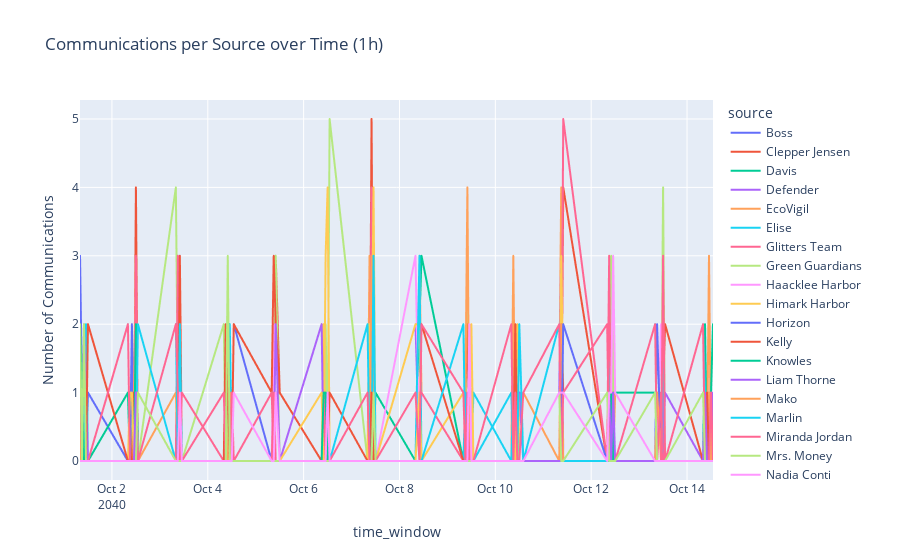

Notebook code cell kept with this figure:
### Code cell
df = pd.DataFrame(communications_data)
df['timestamp'] = pd.to_datetime(df['timestamp'])

df['time_window'] = df['timestamp'].dt.floor('H')
aggregated_df = df.groupby(['source', 'time_window']).size().reset_index(name='count')

aggregated_df = df.groupby(['source', 'time_window']).size().reset_index(name='count')
pivot_df = aggregated_df.pivot(index='time_window', columns='source', values='count').fillna(0)

fig = px.line(pivot_df, x=pivot_df.index, y=pivot_df.columns,
                labels={'x': 'Time', 'value': 'Number of Communications'},
                title='Communications per Source over Time (1h)')

fig.update_layout(
    xaxis=dict(showgrid=True, gridwidth=1),
    yaxis=dict(showgrid=True, gridwidth=1),
    font=dict(size=12)
)

fig.show()
